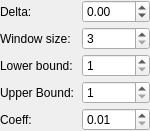
<?xml version="1.0" encoding="UTF-8"?>
<ui version="4.0">
 <class>output::WolfBinarizationOptionsWidget</class>
 <widget class="QWidget" name="output::WolfBinarizationOptionsWidget">
  <property name="geometry">
   <rect>
    <x>0</x>
    <y>0</y>
    <width>148</width>
    <height>100</height>
   </rect>
  </property>
  <property name="sizePolicy">
   <sizepolicy hsizetype="Preferred" vsizetype="Preferred">
    <horstretch>0</horstretch>
    <verstretch>0</verstretch>
   </sizepolicy>
  </property>
  <property name="windowTitle">
   <string>Form</string>
  </property>
  <layout class="QHBoxLayout" name="horizontalLayout">
   <property name="spacing">
    <number>4</number>
   </property>
   <property name="leftMargin">
    <number>0</number>
   </property>
   <property name="topMargin">
    <number>0</number>
   </property>
   <property name="rightMargin">
    <number>0</number>
   </property>
   <property name="bottomMargin">
    <number>0</number>
   </property>
   <item>
    <spacer name="horizontalSpacer">
     <property name="orientation">
      <enum>Qt::Horizontal</enum>
     </property>
     <property name="sizeHint" stdset="0">
      <size>
       <width>0</width>
       <height>1</height>
      </size>
     </property>
    </spacer>
   </item>
   <item>
    <layout class="QGridLayout" name="gridLayout">
     <item row="0" column="0">
      <widget class="QLabel" name="wolfDeltaLabel">
       <property name="text">
        <string>Delta:</string>
       </property>
      </widget>
     </item>
     <item row="0" column="1">
      <widget class="QDoubleSpinBox" name="wolfDelta">
       <property name="toolTip">
        <string>Default value is 0.</string>
       </property>
       <property name="minimum">
        <double>-100.0</double>
       </property>
       <property name="maximum">
        <double>100.0</double>
       </property>
       <property name="singleStep">
        <double>1.0</double>
       </property>
      </widget>
     </item>
     <item row="1" column="0">
      <widget class="QLabel" name="windowSizeLabel">
       <property name="text">
        <string>Window size:</string>
       </property>
      </widget>
     </item>
     <item row="1" column="1">
      <widget class="QSpinBox" name="windowSize">
       <property name="toolTip">
        <string>The dimensions of a pixel neighborhood to consider.</string>
       </property>
       <property name="minimum">
        <number>3</number>
       </property>
       <property name="maximum">
        <number>9999</number>
       </property>
      </widget>
     </item>
     <item row="2" column="0">
      <widget class="QLabel" name="lowerBoundLabel">
       <property name="text">
        <string>Lower bound: </string>
       </property>
      </widget>
     </item>
     <item row="2" column="1">
      <widget class="QSpinBox" name="lowerBound">
       <property name="toolTip">
        <string>The minimum possible gray level that can be made white.</string>
       </property>
       <property name="minimum">
        <number>1</number>
       </property>
       <property name="maximum">
        <number>254</number>
       </property>
      </widget>
     </item>
     <item row="3" column="0">
      <widget class="QLabel" name="upperBoundLabel">
       <property name="text">
        <string>Upper Bound: </string>
       </property>
      </widget>
     </item>
     <item row="3" column="1">
      <widget class="QSpinBox" name="upperBound">
       <property name="toolTip">
        <string>The maximum possible gray level that can be made black.</string>
       </property>
       <property name="minimum">
        <number>1</number>
       </property>
       <property name="maximum">
        <number>254</number>
       </property>
      </widget>
     </item>
     <item row="4" column="0">
      <widget class="QLabel" name="wolfCoefLabel">
       <property name="text">
        <string>Coeff:</string>
       </property>
      </widget>
     </item>
     <item row="4" column="1">
      <widget class="QDoubleSpinBox" name="wolfCoef">
       <property name="toolTip">
        <string>Default value is 0.3.</string>
       </property>
       <property name="minimum">
        <double>0.010000000000000</double>
       </property>
       <property name="maximum">
        <double>9.990000000000000</double>
       </property>
       <property name="singleStep">
        <double>0.010000000000000</double>
       </property>
      </widget>
     </item>
    </layout>
   </item>
   <item>
    <spacer name="horizontalSpacer_2">
     <property name="orientation">
      <enum>Qt::Horizontal</enum>
     </property>
     <property name="sizeHint" stdset="0">
      <size>
       <width>0</width>
       <height>1</height>
      </size>
     </property>
    </spacer>
   </item>
  </layout>
 </widget>
 <resources/>
 <connections/>
</ui>
